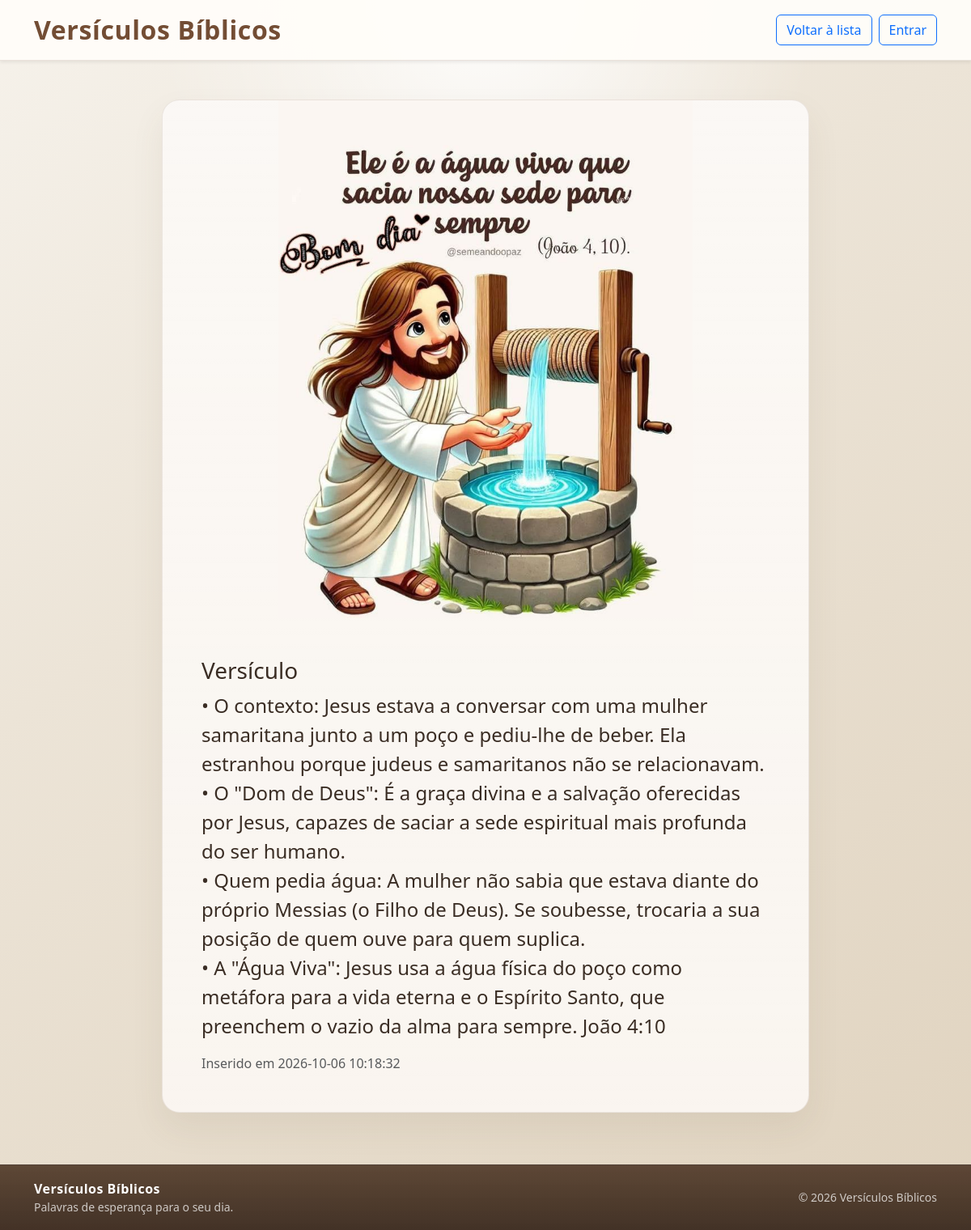
Page /index.php?pagina=detalhe&id=15 on the committed database.
### tables this page shows
CREATE TABLE `versiculo` (
  `id` int(11) NOT NULL,
  `usuario_id` int(11) NOT NULL,
  `versiculo` text NOT NULL,
  `foto` varchar(2000) NOT NULL,
  `criado_em` timestamp NOT NULL DEFAULT current_timestamp(),
  `atualizado_em` timestamp NOT NULL DEFAULT current_timestamp() ON UPDATE current_timestamp()
);

### index.php (called while the page is built, shortened)
<?php
require_once __DIR__ . '/model/versiculo.php';
require_once __DIR__ . '/controller/VersiculoController.php';
$pdo = require __DIR__ . '/config/database.php';
$controller = new VersiculoController(new Versiculo($pdo), new Usuario($pdo));
$pagina = $_GET['pagina'] ?? 'home';
$controller->handle(is_string($pagina) ? $pagina : 'home');

### model/versiculo.php (called while the page is built, shortened)
<?php
class Versiculo
{
    private PDO $pdo;
    public function __construct(PDO $pdo)
    {
        $this->pdo = $pdo;
    }
    public function buscarPorId(int $id): ?array
    {
        $stmt = $this->pdo->prepare(
            'SELECT id, usuario_id, versiculo, foto, criado_em, atualizado_em
             FROM versiculo
             WHERE id = :id'
        );
        $stmt->execute(['id' => $id]);
        $registo = $stmt->fetch();
        return $registo ?: null;
    }
}

### views/detalhe.php (the view, shortened to what this page needs)
<?php $versiculo = $versiculo ?? null; ?>
<?php $usuarioAtual = is_array($usuarioAtual ?? null) ? $usuarioAtual : null; ?>
<!doctype html>
<html lang="pt">
<head>
    <link href="https://cdn.jsdelivr.net/npm/bootstrap@5.3.3/dist/css/bootstrap.min.css" rel="stylesheet">
    <link rel="stylesheet" href="css/style.css">
</head>
<body>
<nav class="navbar bg-white shadow-sm">
    <div class="container">
        <a class="navbar-brand" href="index.php">Versículos Bíblicos</a>
        <div class="d-flex gap-2">
            <a class="btn btn-outline-primary" href="index.php?pagina=listar">Voltar à lista</a>
            <?php if ($usuarioAtual): ?>
                <form method="post" action="index.php?pagina=sair" class="m-0">
                    <input type="hidden" name="csrf_token" value="<?= htmlspecialchars($csrfToken, ENT_QUOTES, 'UTF-8') ?>">
                    <button class="btn btn-outline-secondary" type="submit">Sair</button>
                </form>
            <?php else: ?>
                <a class="btn btn-outline-primary" href="index.php?pagina=login">Entrar</a>
            <?php endif; ?>
        </div>
    </div>
</nav>
<main class="container py-5">
    <?php if (!$versiculo): ?>
        <div class="alert alert-warning">Versículo não encontrado.</div>
    <?php else: ?>
        <article class="detail-card mx-auto">
            <?php if (!empty($versiculo['foto'])): ?>
                <img
                    src="foto/<?= htmlspecialchars(rawurlencode($versiculo['foto']), ENT_QUOTES, 'UTF-8') ?>"
                    class="detail-photo"
                    alt="Foto do versículo"
                >
            <?php endif; ?>
            <div class="p-4 p-md-5">
                <h1 class="h3">Versículo</h1>
                <p class="fs-4"><?= nl2br(htmlspecialchars($versiculo['versiculo'], ENT_QUOTES | ENT_SUBSTITUTE, 'UTF-8')) ?></p>
                <p class="text-muted mb-0">
                    Inserido em <?= htmlspecialchars($versiculo['criado_em'], ENT_QUOTES | ENT_SUBSTITUTE, 'UTF-8') ?>
                </p>
            </div>
        </article>
    <?php endif; ?>
</main>
<footer class="site-footer">
    <div class="container">
        <div class="d-flex flex-column flex-md-row justify-content-between align-items-center gap-2">
            <div>
                <strong>Versículos Bíblicos</strong>
                <div class="small">Palavras de esperança para o seu dia.</div>
            </div>
            <div class="small">© <?= date('Y') ?> Versículos Bíblicos</div>
        </div>
    </div>
</footer>
</body>
</html>

### css/style.css (style rules this page uses)
:root { --color-ink: #3a2d24; --color-accent: #a86e48; --color-accent-dark: #734d34; --color-soft: #f7f0e7; --color-card: #f9f5ef; --color-card-strong: #f0e4d4; --color-bg: #f4efe9; --color-bg-2: #e9dfcf; --color-highlight: #e7f0d8; --color-olive: #68795b; --color-olive-dark: #4d5f43; --color-sky: #dfeef6; }
body { min-height: 100vh; display: flex; flex-direction: column; color: var(--color-ink); background: radial-gradient(circle at top, rgba(255,255,255,0.9), transparent 25%), linear-gradient(145deg, #f6f2eb 0%, #ece4d7 38%, #e0d3bf 100%); font-family: "Segoe UI", Tahoma, Geneva, Verdana, sans-serif; }
main.container { flex: 1; padding-top: 2.2rem; padding-bottom: 3rem; }
.site-footer { background: linear-gradient(180deg, rgba(88, 65, 48, 0.96), rgba(64, 47, 35, 0.98)); color: rgba(255, 255, 255, 0.9); border-top: 1px solid rgba(255, 255, 255, 0.08); padding: 1.1rem 0; margin-top: 1rem; }
.site-footer strong { color: #fff; letter-spacing: 0.03em; }
.site-footer .small { opacity: 0.8; }
.navbar { background-color: rgba(255, 253, 249, 0.96) !important; border-bottom: 1px solid rgba(112, 77, 53, 0.15); box-shadow: 0 2px 12px rgba(85, 65, 48, 0.06); }
.navbar-brand { color: var(--color-accent-dark); font-weight: 700; letter-spacing: 0.02em; font-size: 2rem; }
.home-card, .detail-card, .form-card, .verse-table-wrap, .publication-card { overflow: hidden; border: 1px solid rgba(117, 91, 66, 0.12); border-radius: 1.35rem; background: linear-gradient(180deg, rgba(255,255,255,0.4), rgba(255,255,255,0.12)), #f9f4ee; box-shadow: 0 1.2rem 2.5rem rgba(95, 77, 55, 0.08); }
.detail-card, .form-card { max-width: 800px; }
.detail-photo { display: block; width: auto; max-width: 100%; height: auto; max-height: min(80vh, 900px); margin-inline: auto; object-fit: contain; }

### rows in the picture
versiculo: foto (picture), versiculo "• O contexto: Jesus estava a conversar com uma mulher samaritana junto a um poço e pediu-lhe de beber. Ela estranhou porque judeus e samaritanos não se relacionavam. • O \"Dom de Deus\": É a graça divina e a salvação oferecidas por Jesus, capazes de saciar a sede espiritual mais profunda do ser humano. • Quem pedia água: A mulher não sabia que estava diante do próprio Messias (o Filho de Deus). Se soubesse, trocaria a sua posição de quem ouve para quem suplica. • A \"Água Viva\": Jesus usa a água física do poço como metáfora para a vida eterna e o Espírito Santo, que preenchem o vazio da alma para sempre. João 4:10", criado_em "2026-10-06 10:18:32"
